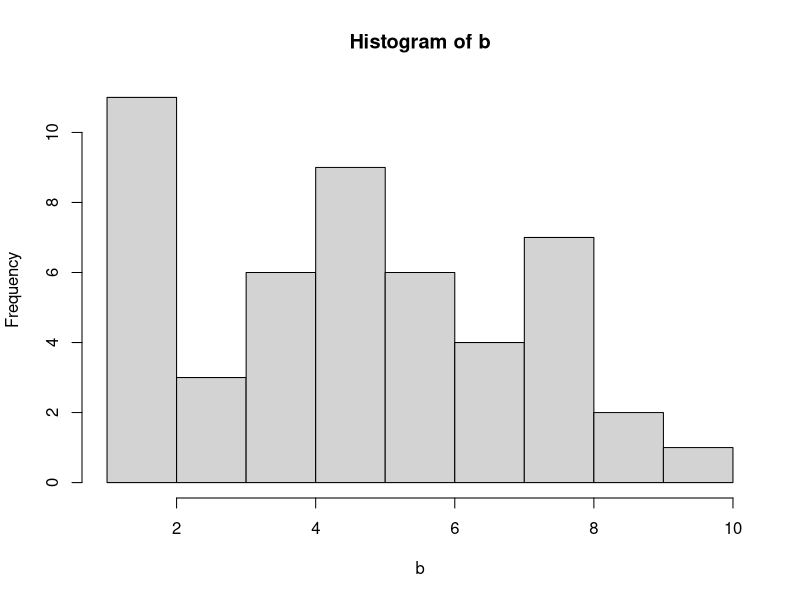
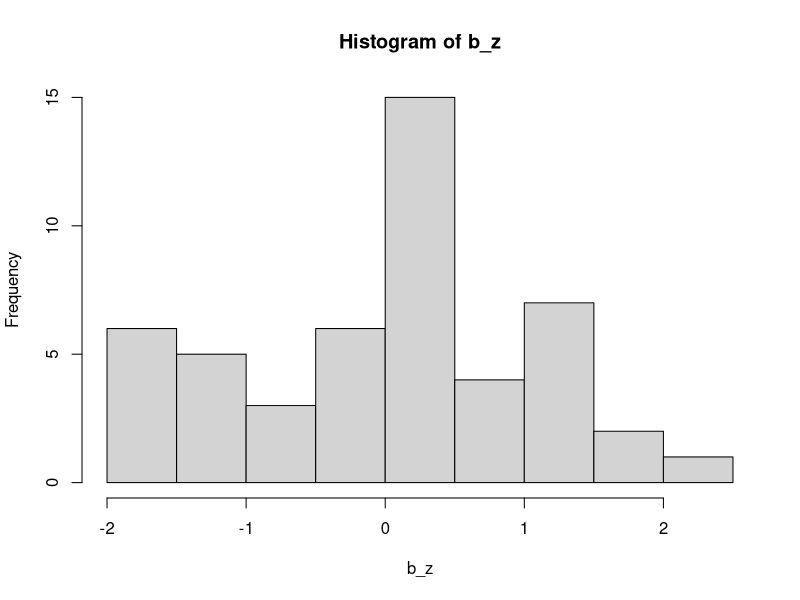
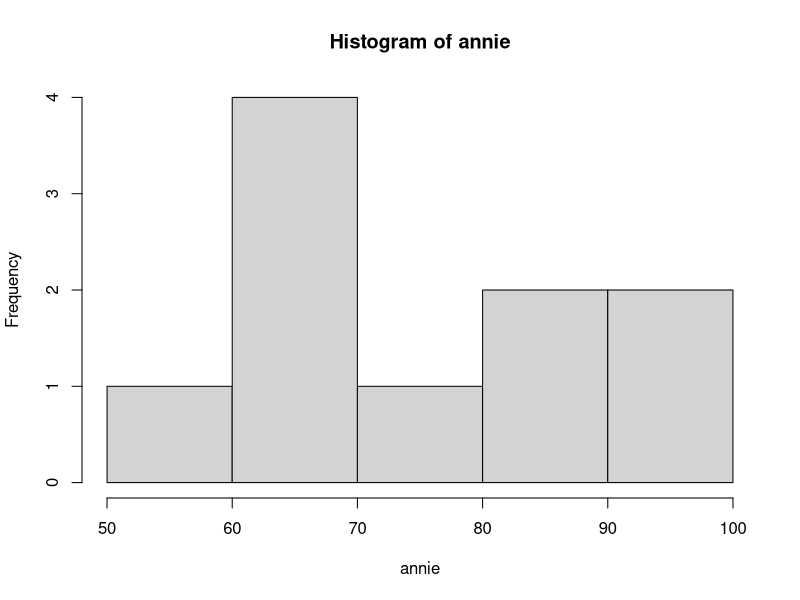
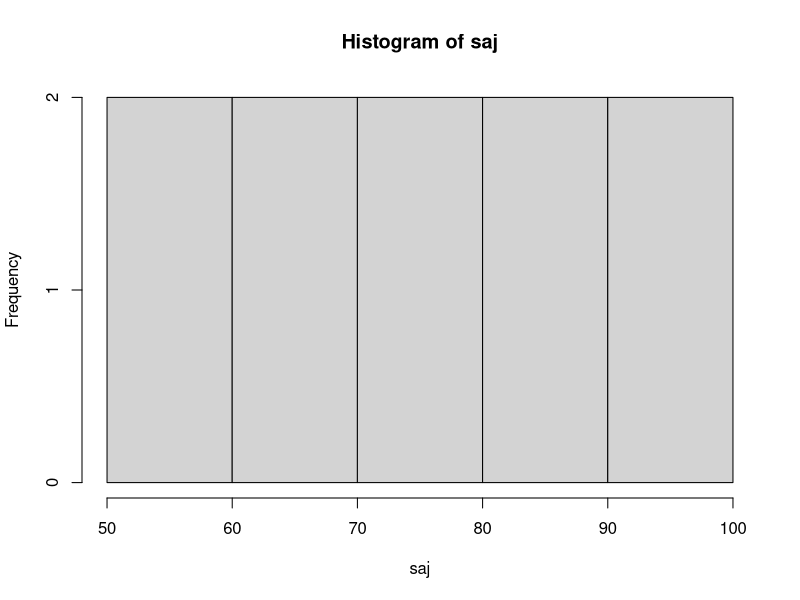
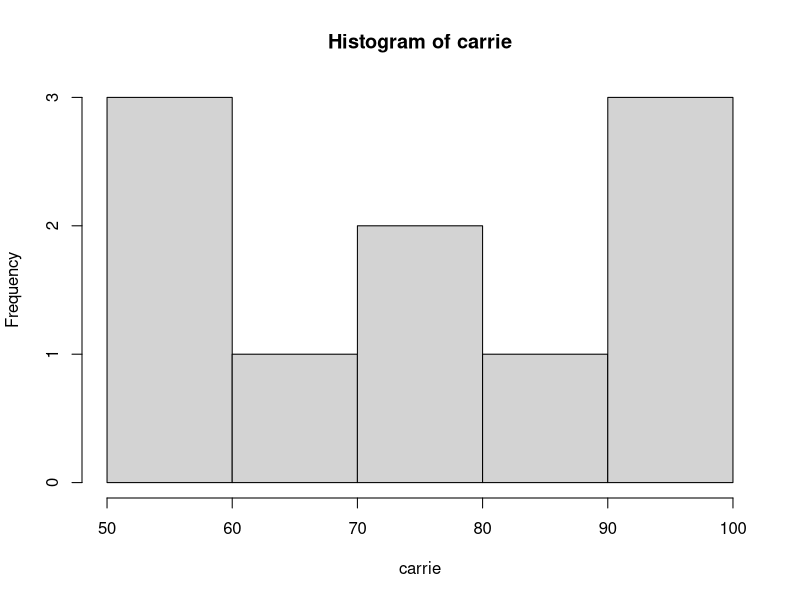
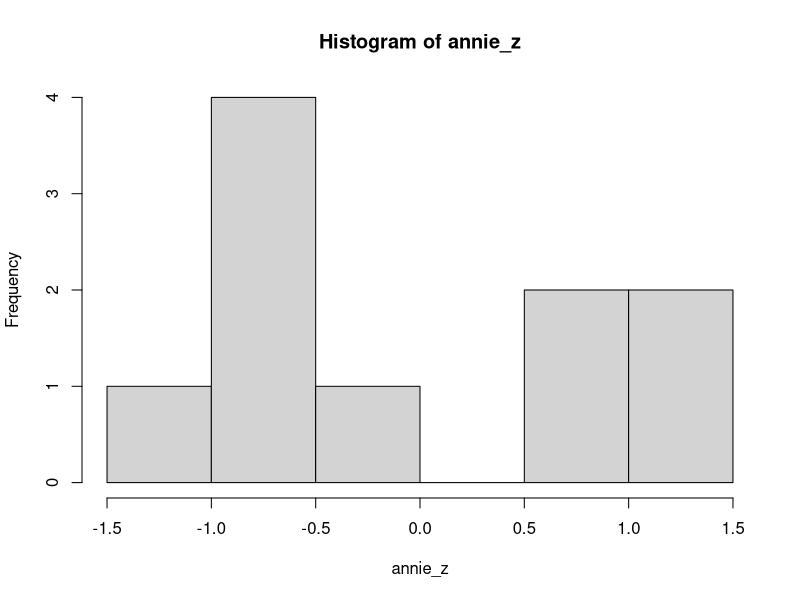

These charts were generated, in order, by the following R code:
# This is a r script version of the Week 1 practical workbook
# In an r script you begin a line with # to indicate that it is a comment
# and not intended for r to run this as a command.

# 3.	In the console part of the R window, next to the >, type 10 + 30. 
# Press return.

10 + 30

# It should give you the answer 40.
 
# Task 2: Using the console
# 
# 4.	In the console, type a <- 40 and press Return.

a <- 40
a

# 5.	Now type a. Press Return.
# It should give you the answer 40. "a" is called an object, think of it like a 
# bucket that you can keep a number, or some numbers, or actually all kinds of 
# stuff in.

# 6.	Now let’s look at a function. In the console, type sqrt(13). Press Return.

sqrt(13)

# sqrt is a function that takes the square root of whatever 
# is inside the brackets.

# 7.	Now find the square root of the object a by typing sqrt(a). Press return.

sqrt(a)

# ANSWER: 6.32

# Task 4: finding distributions

# 8.	Make a new object "b", and put this list of children's attachment scores 
# into it:

b <- c( 4, 1, 5, 3, 8, 2, 2, 6, 8, 5, 4, 1, 6, 5, 4, 5, 7, 9, 10, 1, 1, 3, 5, 4, 6, 4, 8, 6, 5, 5, 7, 8, 9, 8, 8, 2, 1, 4, 3, 2, 5, 1, 5, 6, 8, 6, 7, 2, 7)

# 9.	Check it works by typing b, press return. 

b

# 10.	Find the mean of these numbers by typing mean(b).

mean(b)

# ANSWER: 4.94

# 11.	Find the median of these numbers by typing median(b).

median(b)

# ANSWER: 5.00

# 12.	Find the standard deviation of these numbers by typing sd(b).

sd(b)

# ANSWER: 2.50

# 13.	Draw a histogram of these numbers by typing hist(b).

hist(b)

# Task 5: z scores

# 14.	Make a new object b_z and assign to it the z scores of the values from b:

b_z <- scale(b)

# 15.	Check that it worked by typing b_z.

b_z

# 16.	Draw a histogram of b_z by typing hist(b_z).

hist(b_z) 

# Part 2: Extra practice.

# Task 6: investigating distributions

# 17.	Let’s make three new objects, with the marks from three people's 
# university masters courses. They are called annie, saj, and carrie 
# and they took 10 courses each. We use the special notation c() to 
# indicate a list, each number in the list is separated by a comma. 
# Type the following into the console:
   
annie <- c( 55,95,85,65,65,85,65,95,65,75 )
saj <- c( 65,85,95,75,65,55,55,75,95,85 )
carrie <- c( 75,65,95,95,55,85,75,55,95,55 )

# 18.	Who has the highest average (mean) score for their course? (hint: use 
# the mean() function) (note you can include lists of commands separated by a ';', 
#r will process each command in sequence)

mean(annie); mean(saj); mean(carrie)

# ANSWER: They all have the same mean = 75.00.

# 19.	Who has the most variable scores for their course? (hint: use the 
# sd() function).

sd(annie); sd(saj); sd(carrie) 

# ANSWER: Annie has the least variable scores sd = 14.14, then Saj sd = 14.91, 
# then Carrie sd = 17.00. Carrie is most variable.

# 20.	What is the median score for each student? (hint: you can use the summary() 
# function, or the median() function). What does this mean about the distribution 
# of each students' scores? Use the function hist() to draw the distributions to 
# help you see.

hist(annie)
hist(saj)
hist(carrie)

median(annie); median(saj); median(carrie) 

# ANSWER: Annie median = 70.00; Saj and Carrie are both median = 75.00. 
# So, annie's scores are positive skewed – more lower values and a few 
# (very) high values. saj looks like a uniform (flat) distribution, and 
# carrie is different than normal distribution – maybe bimodal? In each 
# case it's very hard to tell from so few data points, and more data would make it clearer.

# Task 7: standardised scores: Z scores
# 
# 21.	Make a new object called "annie_z" and use the function scale to convert 
# annie’s scores to z-scores: in the console type annie_z <- scale(annie). 

annie_z <- scale(annie)

# 22.	You can have a look at the standardised scores of annie, by just typing 
# annie_z. To what did annie’s highest initial score of 95 convert to?

annie_z

#   ANSWER: 1.41

# 23.	What is the mean and standard deviation of annie_z's standardised scores?

mean(annie_z); sd(annie_z)

#   ANSWER: mean = 0, sd = 1. So that's good.

# 24.	Draw a histogram of annie's standardised scores, in the console 
# type hist(annie_z). What is the peak frequency value?

hist(annie_z)  

#   ANSWER: between -1 and -0.5.

# 25.	Bonus extra: If you want to find out the proportion of scores lower than 
# a particular score you can do it like this in R-studio: pnorm(x) where x 
# is the z-score you're interested in. What is the proportion of scores lower 
# than annie’s highest grade score?

pnorm(1.41)

#   ANSWER: pnorm(1.41) = 0.92, 92% of scores (in a population) are 
# lower than her highest score.

# Part 3: Extras
# If you've whizzed through the previous tasks, then you can move on to the 
# following activities to explore further the functionality of R studio.

# Task 8: Exploring operators. 
# So far, we’ve just looked at "+" as an operator. Go to this page:
# https://www.statmethods.net/management/operators.html

# 26.	 In the console, assign the object d to be 100 multiplied by 246.

d <- 100 * 246

# 27.	In the console, assign the object e to be 84 divided by 32.1.

e <- 84/32.1

# 28.	Assign the variable f to 8 to the power of 4 (in R this is called 
# exponentiation).

f <- 8^4

# 29.	What is the result of d added to e all divided by f

(d + e)/f

# ANSWER: 6.006498


# Task 9: Exploring functions
# So far, we've just looked at the square root function sqrt(). Go to this page:
#   https://www.statmethods.net/management/functions.html

# 30.	What is the result of abs(-5.3)? What does the "abs" function do?

abs(-5.3)

#   ANSWER: 5.3. It takes the sign away from the number.

# 31.	Using the seq() function, generate a sequence of numbers from 0 to 30 in 
# intervals of 3.

seq(0,30,3)

# 32.	Assign the sequence generated in 31 to a new object. Now compute the mean 
# of the sequence of numbers. (remember that objects can be a single number, 
# or a sequence of numbers (called an array or a vector) or anything you want to 
# put into it – remember, think of objects as buckets).

g <- seq(0,30,3) 
mean(g)

# ANSWER: mean = 15.00
